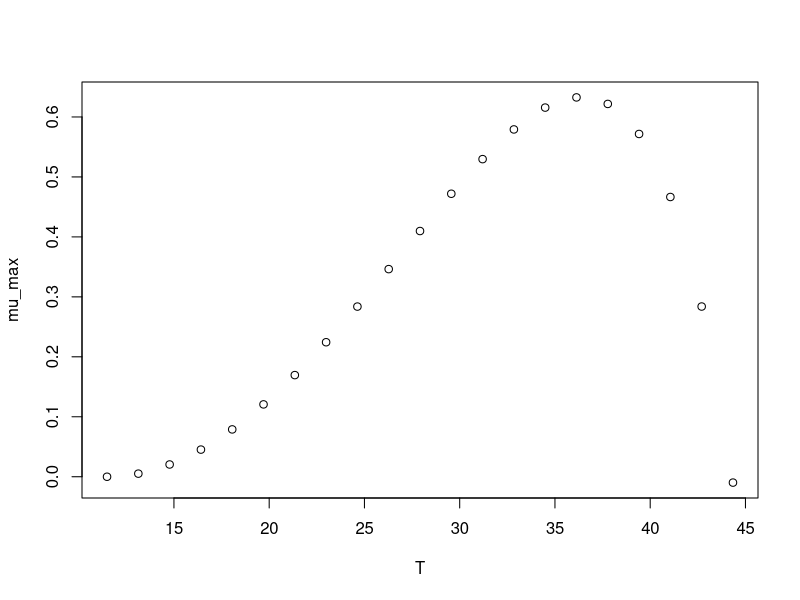

The R source for this figure:
#############################
# start of Parameter script
#############################
T <- seq(11.4885114885115,44.3443,length.out=21)
#############################
# end of Parameter script
#############################
############################# 
# start of Model script Gropin ID 1153 
#############################
 
# constant coefficients for this model
 
variables <- data.frame(T)
argumentsPar <- expand.grid(variables)
 
# heart of the model
response_surface <- function(T) {
   mumax <-0.633*(T-44.3)*((T-11.5)^2)/(((36.4-11.5)*(T-36.4)-(36.4-44.3)*(36.4+11.5-2*T))*(36.4-11.5))

return(mumax=mumax)
} 

# output parameters
mumax <- cbind(argumentsPar,response_surface(argumentsPar['T']))
colnames(mumax) <- c(colnames(argumentsPar),'mumax')
#############################
# End of Model script
#############################
############################# 
# start of Visualisation script Gropin ID 1153 
#############################
plot(T,mumax$mumax,
                          xlab='T',
                          ylab='mu_max')
#############################
# End of Visualisation script
#############################
